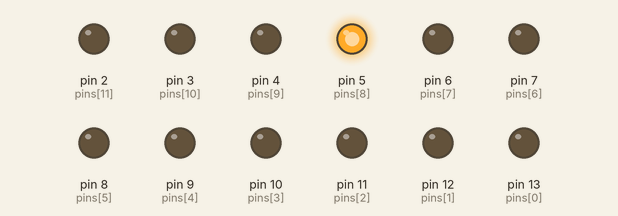
This sketch was run on a simulated Arduino Uno, built with avr-gcc and run on an emulated ATmega328P. On the bench: output pins drawn as LEDs (lit = HIGH). Random numbers use the default seed unless the sketch sets one.

Above: at 0.15 s.
At 1.95 s:
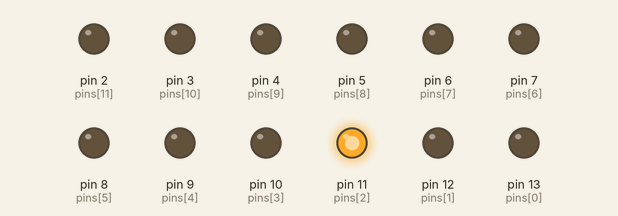
At 22.09 s:
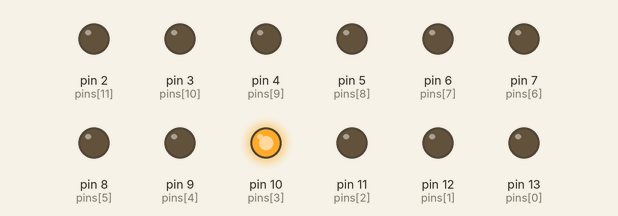
At 26.1 s:
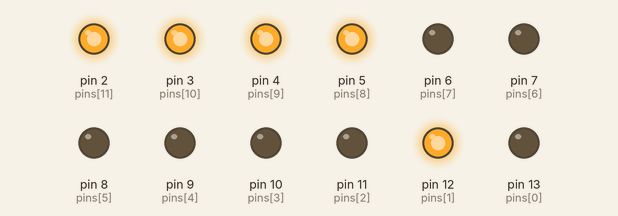
At 30.08 s:
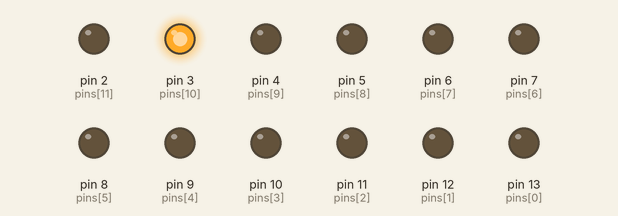
At 35.5 s:
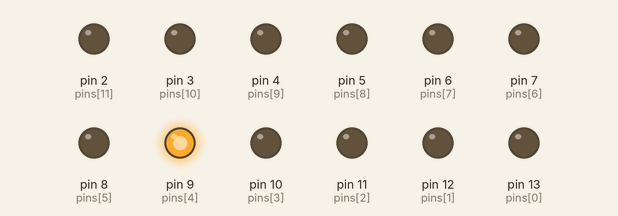
Timing chart, 0 to 40.0 s (numbered marks = the images above):
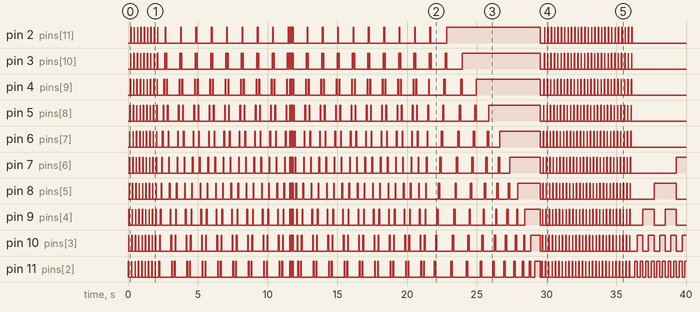

The sketch:

officePanel.ino
```cpp
#define MAX 11
int pins[] = {13,12,11,10,9,8,7,6,5,4,3,2};
int cnt; //iterations for each stage
int stage; //what the current stage is


void setup() {
  cnt=1;
  stage=0;
  for(int i=0;i<=MAX;i++){
      pinMode(pins[i],OUTPUT);
  }
  randomSeed(analogRead(1));
}

// the loop function runs over and over again forever
void loop() {
  //fill();

  switch(stage){
    case 0:
      spin();
      break;
    case 1:
      flash();
      break;
    case 2:
      drip();
      break;
    case 3:
      rnd();
      break;
    case 4:
      fill();
      break;
    case 5:
      count();
      break ;
  }

  if(cnt==0){
    //stage++;
    cnt=1;
    stage = random(0,6);
    //if (stage==6)stage=0;
    }

}

//flashes all the lights a few times
void flash(){
  static bool ison=false;
  ison = !ison;
  if(ison){
    cnt++;
    if(cnt==4)cnt=0;
  }


  for(int i=0;i<=MAX;i++){
    if(ison)
        digitalWrite(pins[i], HIGH);
    else
      digitalWrite(pins[i], LOW);
  }
  delay(50);
}

//spins the lights around
void spin(){
  static int pin=0;

  pin++;
  if(pin>MAX){
    pin=0;
    cnt++;
    if(cnt==10)cnt=0;
    }

  for(int i=0;i<=MAX;i++){
    if(i==pin)
        digitalWrite(pins[i], HIGH);
    else
      digitalWrite(pins[i], LOW);
  }
  delay(20);
}

//count from 0 to 4095
void count(){
  static int value=0;
  value++;

  if(value == 4096){
    value = 0;
    cnt=0;
  }

  for(int i=0;i<=MAX;i++){
    if(1<<i & value)
        digitalWrite(pins[i], HIGH);
    else
      digitalWrite(pins[i], LOW);
  }
  delay(50);
}

//one light at a time moving back and forth
void drip(){
  static int pin=0;
  static int addr=1;

  if (pin==0)
    addr = 1;
  else if(pin == MAX){
    addr =-1;
    cnt++;
    if(cnt==10)cnt=0;
  }

  pin += addr;


  for(int i=0;i<=MAX;i++){
    if(i==pin)
        digitalWrite(pins[i], HIGH);   // turn the LED on (HIGH is the voltage level)
    else
      digitalWrite(pins[i], LOW);    // turn the LED off by making the voltage LOW
  }
  delay(50);

}

//count from 0 to 4095
void rnd(){
  cnt++;
  if(cnt == 30){ cnt=0;}

  int value = random(0,4096);

  for(int i=0;i<=MAX;i++){
    if(1<<i & value)
        digitalWrite(pins[i], HIGH);
    else
      digitalWrite(pins[i], LOW);
  }
  delay(100);
}

//fill the lights up
void fill(){
  static int value=0;
  if(value==4095){//12 bits filled
    cnt =0;
    value = 0;
  }

  bool fnd=false;
  for(int i=MAX;i>-1;i--){
    if(1<<i & value && i< MAX){
      if((1<<(i+1) & value)==0){
        fnd = true;
        //remove the old bit
        value = value ^(1<<i);
        //place it in a higher spot
        value = value | (1<<(i+1));
        i=-1;
      }
    }
  }
  if(fnd==false)value++;


  for(int i=0;i<=MAX;i++){
    if(1<<i & value)
        digitalWrite(pins[i], HIGH);
    else
      digitalWrite(pins[i], LOW);
  }
  delay(100);
}
```
